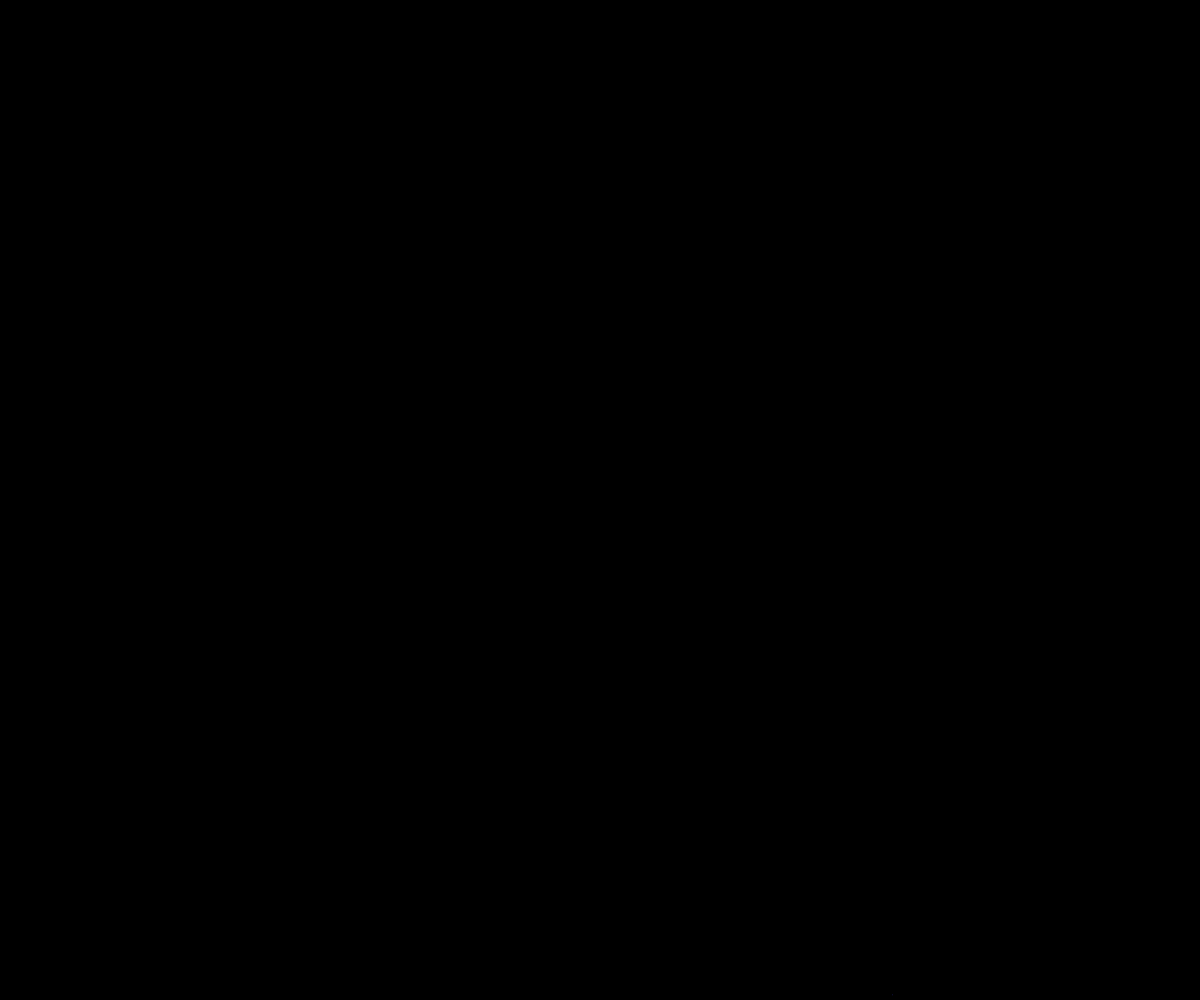
Frame 1 (no input)
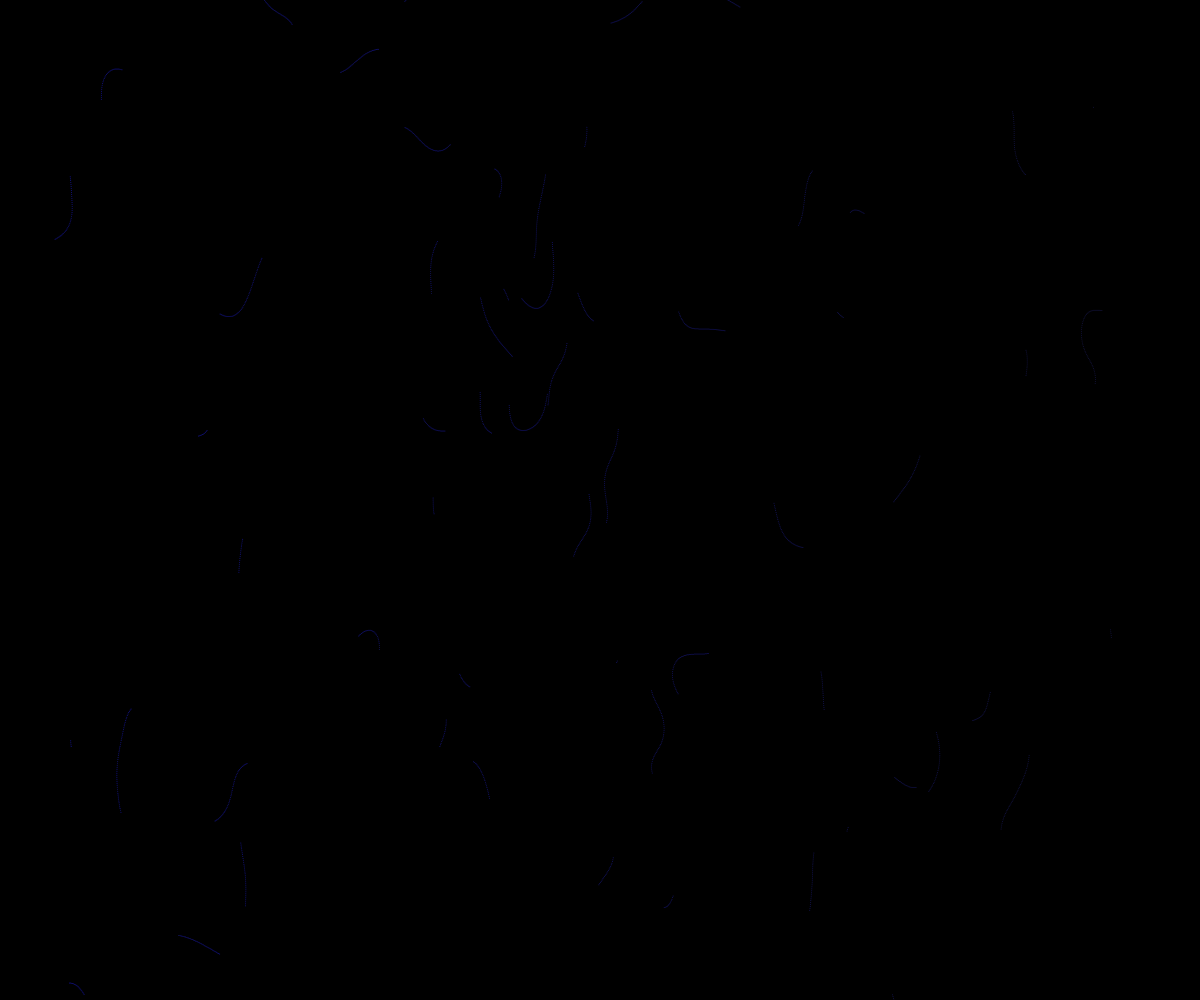
Frame 60 (no input)
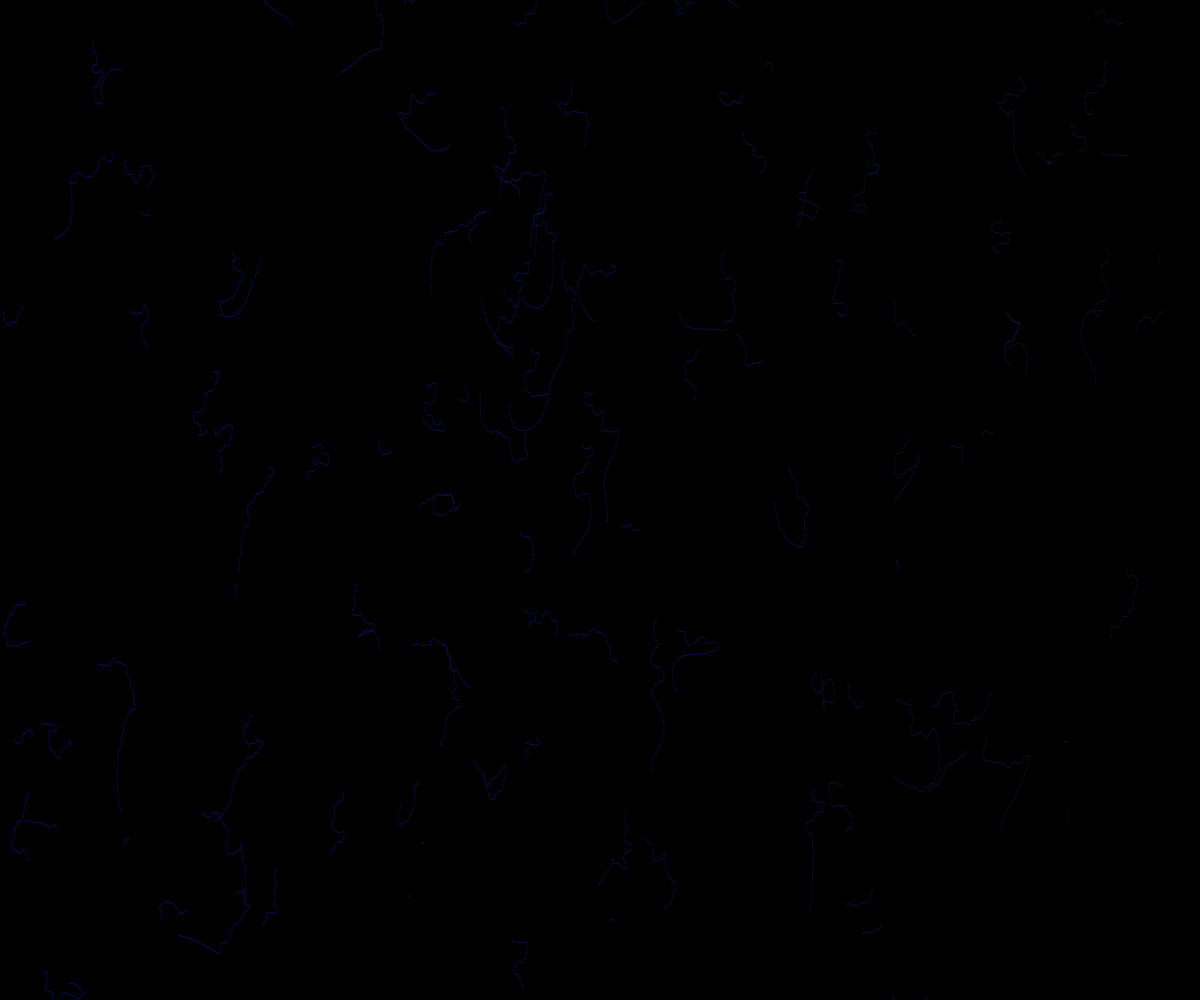
Frame 120 (the mouse pressed at the canvas centre since frame 60)

The p5.js sketch that drew these frames (run headless with seeded random() and noise() and a simulated clock; from frame 60 on, the mouse is pressed at the canvas centre):

// p5.js sketch
// ── sketch.js
var mode; // determine whether app has started, intro screen
var yset = 0.0;


var points = []; //where points spawn

var jit = 0.01; //jitter control var



//colour values
var r1;
var r2;
var g1;
var g2;
var b1;
var b2;

var density = 50; //line amounts

function setup() {


  createCanvas(windowWidth, windowHeight);
 background(0);
  noiseDetail(2);
  angleMode(DEGREES);
  var space = width / density;

  for (var x = 0; x < width; x += space) {
    //starting points for lines, create vectors + make them random to remove the grid-like structure - i.e creates points
    for (var y = 0; y < height; y += space) {
      var p = createVector(x + random(-10, 10), y + random(-10, 10));
      points.push(p); //adds vector to points array
    }
  }

  //shuffle array to randomize
  shuffle(points, true);
  //colour values
  r1 = (13, 13, 20);
  r2 = (13, 13, 20);
  g1 = (13, 13, 20);
  g2 = (13, 13, 20);
  b1 = random(255);
  b2 = random(255);

  
}


function windowResized() {
  resizeCanvas(windowWidth, windowHeight);
  background(0);
}
  


function draw() {
  

    background(0,2);
  
  if (mouseIsPressed == true) {
   jit =0.10; // White
  }
  else {
    jit =0.01;   // Black
  }

   

    if (frameCount <= points.length) {
      //fameCount spawning points diff time
      var max = frameCount; 
    } else {
      var max = points.length;
    }

    for (var i = 0; i < max; i++) {
      // control colours
      var r = map(points[i].x, 0, width, r1, r2);
      var g = map(points[i].y, 0, width, g1, g2);
      var b = map(points[i].x, 0, width, b1, b2);

      fill(r, g, b);

      
      var angle = map(
        noise(points[i].x * jit, points[i].y * jit),0,1,0,720); //Perlin noise command re-mapped to slider i.e show/display 

      
      points[i].add(createVector(cos(angle), sin(angle) *2));
      //vector added to each point based on angle i.e controls movement of the vector with a speed variable

      
      noStroke();
      circle(points[i].x, points[i].y, 1);
    }
  
}
